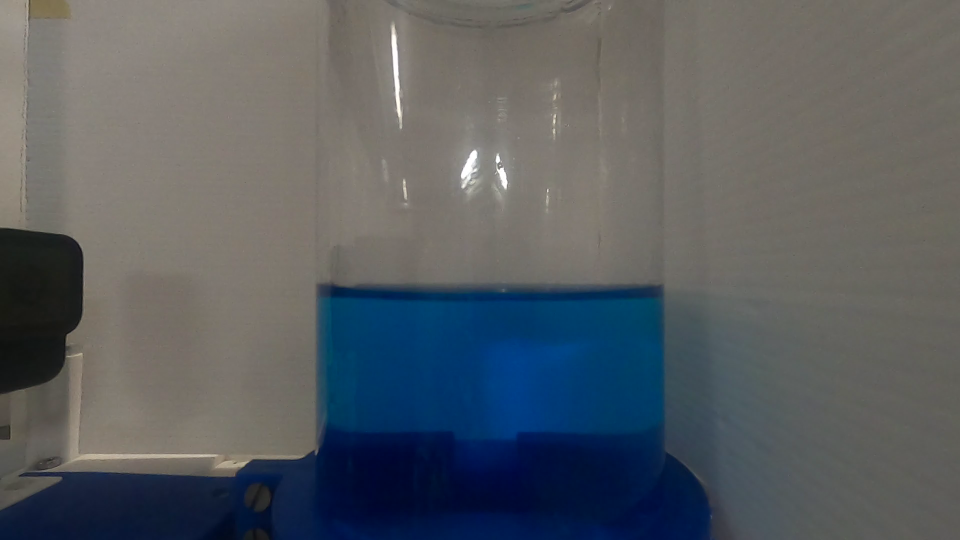
#> input picture Experiments/Image Processing/HueSliders/Trial.png, 1920 x 1080 px (shown at 1/2 size)
$ python Hue_sliders.py
#> lines starting #> are read from the running program, lines starting #| are printed output that depends on the picture
from __future__ import print_function
import cv2 as cv
import argparse
max_value = 255
max_value_H = 360//2
low_H = 0
low_S = 0
low_V = 0
high_H = max_value_H
high_S = max_value
high_V = max_value
window_capture_name = 'Video Capture'
window_detection_name = 'Object Detection'
window_result_name = 'Resulting image'
low_H_name = 'Low H'
low_S_name = 'Low S'
low_V_name = 'Low V'
high_H_name = 'High H'
high_S_name = 'High S'
high_V_name = 'High V'

def on_low_H_thresh_trackbar(val):
 global low_H
 global high_H
 low_H = val
 low_H = min(high_H-1, low_H)
 cv.setTrackbarPos(low_H_name, window_detection_name, low_H)

def on_high_H_thresh_trackbar(val):
 global low_H
 global high_H
 high_H = val
 high_H = max(high_H, low_H+1)
 cv.setTrackbarPos(high_H_name, window_detection_name, high_H)

def on_low_S_thresh_trackbar(val):
 global low_S
 global high_S
 low_S = val
 low_S = min(high_S-1, low_S)
 cv.setTrackbarPos(low_S_name, window_detection_name, low_S)

def on_high_S_thresh_trackbar(val):
 global low_S
 global high_S
 high_S = val
 high_S = max(high_S, low_S+1)
 cv.setTrackbarPos(high_S_name, window_detection_name, high_S)

def on_low_V_thresh_trackbar(val):
 global low_V
 global high_V
 low_V = val
 low_V = min(high_V-1, low_V)
 cv.setTrackbarPos(low_V_name, window_detection_name, low_V)

def on_high_V_thresh_trackbar(val):
 global low_V
 global high_V
 high_V = val
 high_V = max(high_V, low_V+1)
 cv.setTrackbarPos(high_V_name, window_detection_name, high_V)

# [4 lines of commented-out code are left out]


frame=cv.imread("Trial.png")
#> frame is the input picture: shape (1080, 1920, 3); mean B, G, R 97.6, 93.5, 88.9


if frame is None:
    print(f"Error: Could not load image")
    exit()

# Get the screen dimensions
# screen_width = 1920  # Replace with your screen width
# screen_height = 1080  # Replace with your screen height
screen_width = 960  # Replace with your screen width
screen_height = 540  # Replace with your screen height

# Get the dimensions of the image
height, width = frame.shape[:2]
#> height = 1080; width = 1920

# Calculate the scaling factor to fit the image within the screen
scaling_factor = min(screen_width / width, screen_height / height)
#> scaling_factor = 0.5

# Resize the image
frame = cv.resize(frame, (int(width * scaling_factor), int(height * scaling_factor)))
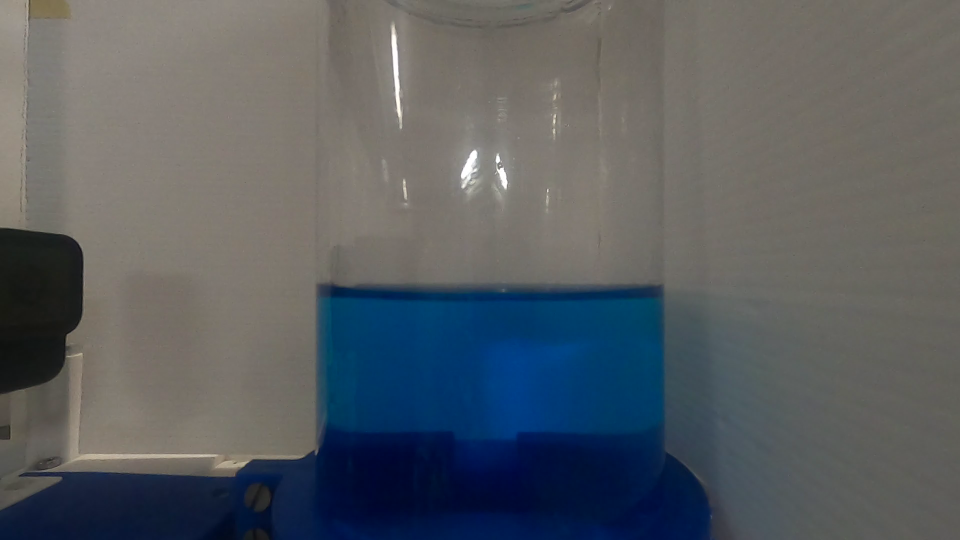
#> frame: shape (540, 960, 3); mean B, G, R 97.7, 93.6, 89


cv.namedWindow(window_capture_name)
cv.namedWindow(window_detection_name)
cv.namedWindow(window_result_name)
cv.createTrackbar(low_H_name, window_detection_name , low_H, max_value_H, on_low_H_thresh_trackbar)
cv.createTrackbar(high_H_name, window_detection_name , high_H, max_value_H, on_high_H_thresh_trackbar)
cv.createTrackbar(low_S_name, window_detection_name , low_S, max_value, on_low_S_thresh_trackbar)
cv.createTrackbar(high_S_name, window_detection_name , high_S, max_value, on_high_S_thresh_trackbar)
cv.createTrackbar(low_V_name, window_detection_name , low_V, max_value, on_low_V_thresh_trackbar)
cv.createTrackbar(high_V_name, window_detection_name , high_V, max_value, on_high_V_thresh_trackbar)

# ret, frame = cap.read()
frame_HSV = cv.cvtColor(frame, cv.COLOR_BGR2HSV)
#> frame_HSV: shape (540, 960, 3); mean H, S, V 44.9, 72.4, 106.3
while True:

    frame_threshold = cv.inRange(frame_HSV, (low_H, low_S, low_V), (high_H, high_S, high_V))
#> frame_threshold: shape (540, 960); every value is 255


    cv.imshow(window_capture_name, frame)
    cv.imshow(window_detection_name, frame_threshold)
    cv.imshow(window_result_name, frame_threshold)


    key = cv.waitKey(30)
#> (key q is pressed here)
    if key == ord('q') or key == 27:
        break

# Release all OpenCV windows
cv.destroyAllWindows()

# [14 lines of commented-out code are left out]
